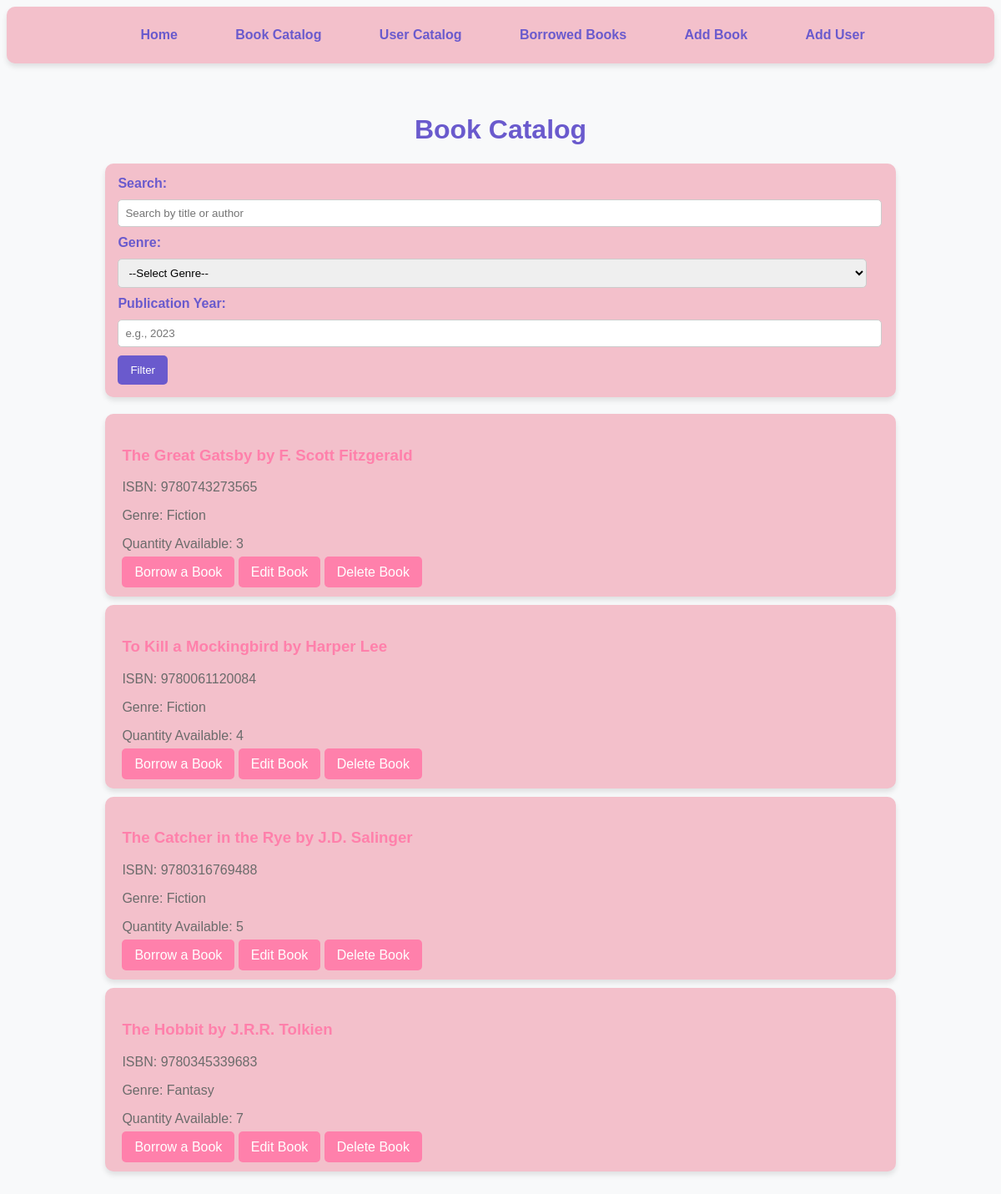
The app's page /catalog, older data.
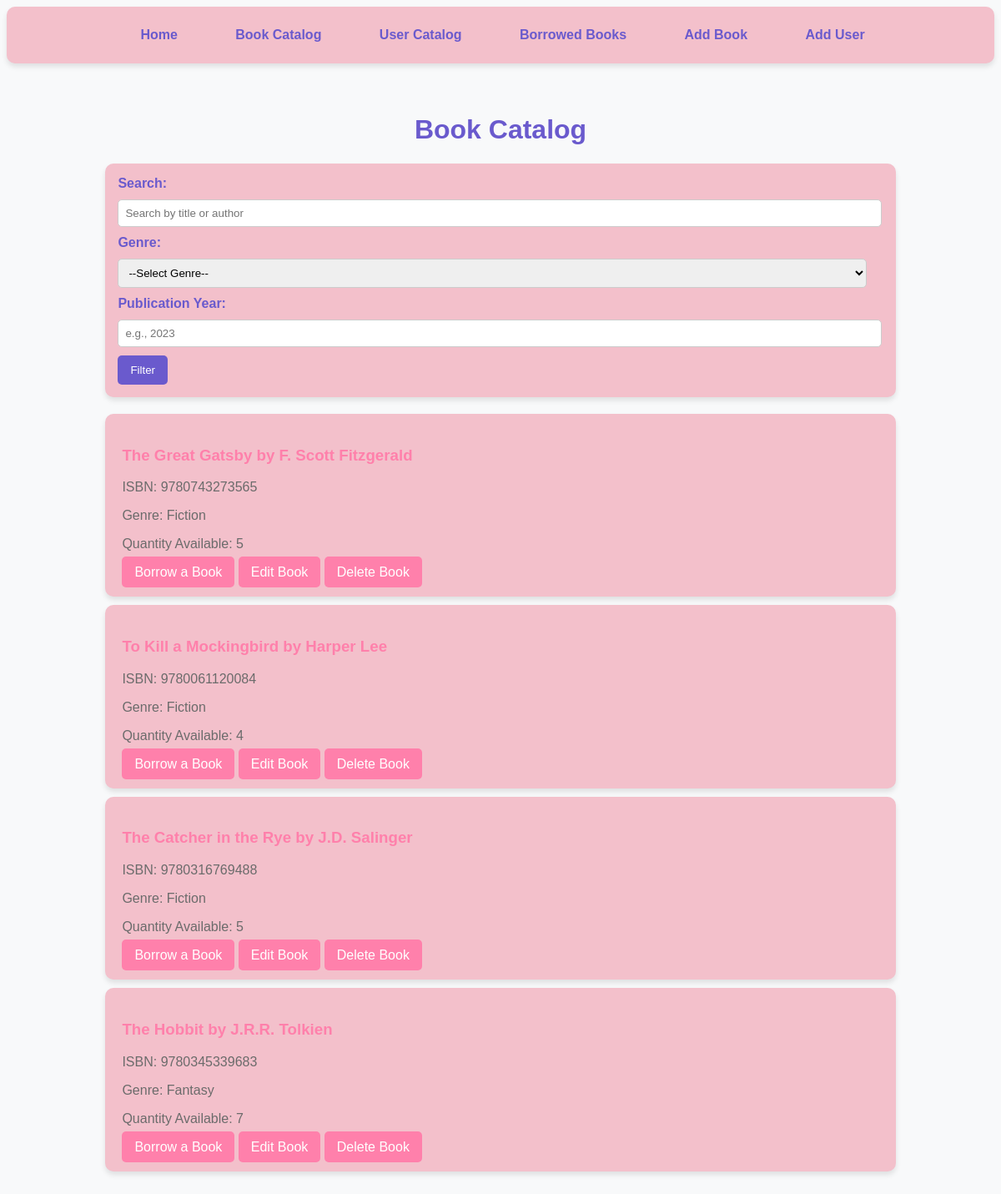
The same page, newer data.
### app/models.py (models this page shows, shortened)
class Book(db.Model):
    id = db.Column(db.Integer, primary_key=True)
    title = db.Column(db.String(150), nullable=False)
    author = db.Column(db.String(150), nullable=False)
    isbn = db.Column(db.String(13), unique=True, nullable=False)
    quantity = db.Column(db.Integer, nullable=False, default=1)
    publication_year = db.Column(db.Integer, nullable=False)
    genre = db.Column(db.String(100), nullable=False)
    page_number = db.Column(db.Integer, nullable=False)
    borrows = db.relationship('Borrow', backref='book', lazy=True)

### app/routes.py (the view)
@main.route('/catalog')
def catalog():
    try:
        search = request.args.get('search', '').strip()
        genre = request.args.get('genre', '').strip()
        year = request.args.get('year', type=int)
        page = request.args.get('page', 1, type=int)
        per_page = 10
        query = Book.query
        if search:
            query = query.filter(
                (Book.title.ilike(f'%{search}%')) | (Book.author.ilike(f'%{search}%'))
            )
        if genre:
            query = query.filter_by(genre=genre)
        if year:
            query = query.filter_by(publication_year=year)
        books = query.paginate(page=page, per_page=per_page, error_out=False)
    except OperationalError:
        books = []
        error_message = "Error: Unable to access the database. Please try again later."
        return render_template('catalog.html', books=books, error_message=error_message)
    return render_template('catalog.html', books=books)

### app/templates/catalog.html (shortened to what this page needs)
<!DOCTYPE html>
<html lang="en">
<head>
</head>
<body>
<nav>
    <a href="{{ url_for('main.home') }}"> Home</a>
    <a href="{{ url_for('main.catalog') }}"> Book Catalog</a>
    <a href="{{ url_for('main.users') }}"> User Catalog</a>
    <a href="{{ url_for('main.borrowed_books') }}"> Borrowed Books</a>
    <a href="{{ url_for('main.add_book') }}"> Add Book</a>
    <a href="{{ url_for('main.add_user') }}"> Add User</a>
</nav>
<div class="container">
    <h1>Book Catalog</h1>
    <form class="filter-form" method="get" action="{{ url_for('main.catalog') }}">
        <label for="search">Search:</label>
        <input type="text" id="search" name="search" placeholder="Search by title or author"
               value="{{ request.args.get('search', '') }}">
        <label for="genre">Genre:</label>
        <select id="genre" name="genre">
            <option value="">--Select Genre--</option>
        </select>
        <label for="year">Publication Year:</label>
        <input type="number" id="year" name="year" placeholder="e.g., 2023" value="{{ request.args.get('year', '') }}">
        <button type="submit">Filter</button>
    </form>
    {% if books.items %}
    {% for book in books.items %}
    <div class="book-card">
        <h3>{{ book.title }} by {{ book.author }}</h3>
        <p>ISBN: {{ book.isbn }}</p>
        <p>Genre: {{ book.genre }}</p>
        <p>Quantity Available: {{ book.quantity }}</p>
        <a href="{{ url_for('main.registrate_borrowing', isbn=book.isbn) }}" class="btn">Borrow a Book</a> <a
            href="{{ url_for('main.edit_book', book_id=book.id) }}" class="btn">Edit Book</a>
        <a href="{{ url_for('main.delete_book', book_id=book.id) }}" class="btn"
           onclick="return confirm('Are you sure you want to delete this book?')">Delete Book</a>
    </div>
    {% endfor %}
    {% else %}
    <p>No books match the current filters.</p>
    {% endif %}
</div>
</body>
</html>

### app/templates/catalog.html (style rules this page uses)
body { background-color: #f8f9fa; font-family: 'Arial', sans-serif; }
.container { width: 80%; margin: 0 auto; padding: 20px; }
h1 { color: #6a5acd; text-align: center; }
.filter-form { background-color: #f3c0cb; border-radius: 10px; padding: 15px; margin-bottom: 20px; box-shadow: 0 4px 6px rgba(0, 0, 0, 0.1); }
.filter-form label { font-weight: bold; color: #6a5acd; }
.filter-form input, .filter-form select { width: calc(100% - 20px); padding: 8px; margin: 10px 0; border-radius: 5px; border: 1px solid #ccc; }
.filter-form button { background-color: #6a5acd; color: white; padding: 10px 15px; border: none; border-radius: 5px; cursor: pointer; }
.book-card { background-color: #f3c0cb; border-radius: 10px; padding: 20px; margin: 10px 0; box-shadow: 0 4px 6px rgba(0, 0, 0, 0.1); }
.book-card h3 { color: #ff80ab; }
.book-card p { color: #6b6b6b; }
.btn { background-color: #ff80ab; color: white; padding: 10px 15px; text-decoration: none; border-radius: 5px; margin-top: 10px; }
nav { background-color: #f3c0cb; padding: 15px; border-radius: 10px; box-shadow: 0 4px 6px rgba(0, 0, 0, 0.1); text-align: center; margin-bottom: 20px; }
nav a { color: #6a5acd; text-decoration: none; font-weight: bold; margin: 0 15px; padding: 10px 15px; display: inline-block; border-radius: 5px; transition: background-color 0.3s, color 0.3s; }

Row changes from the older to the newer data that the page shows:
changed Book "The Great Gatsby": quantity "3" → "5"
